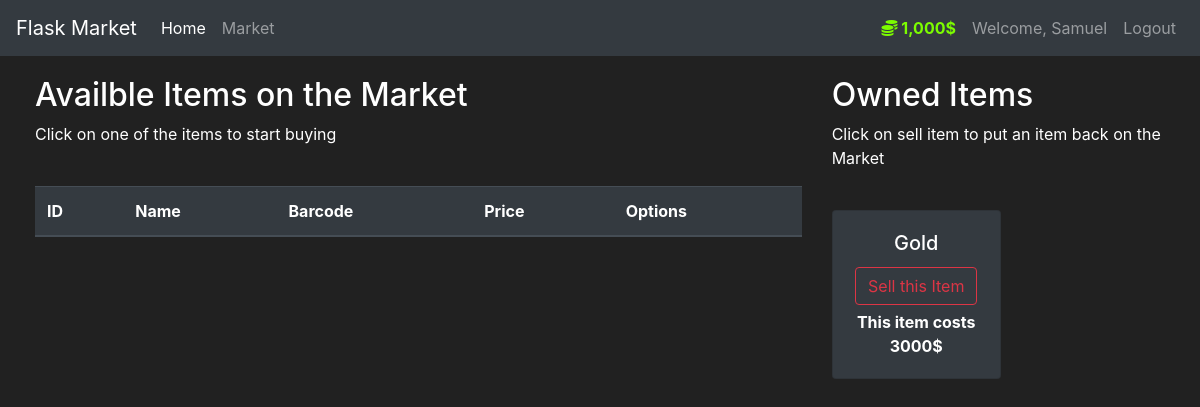
The page /market (signed in) on the database as committed earlier.
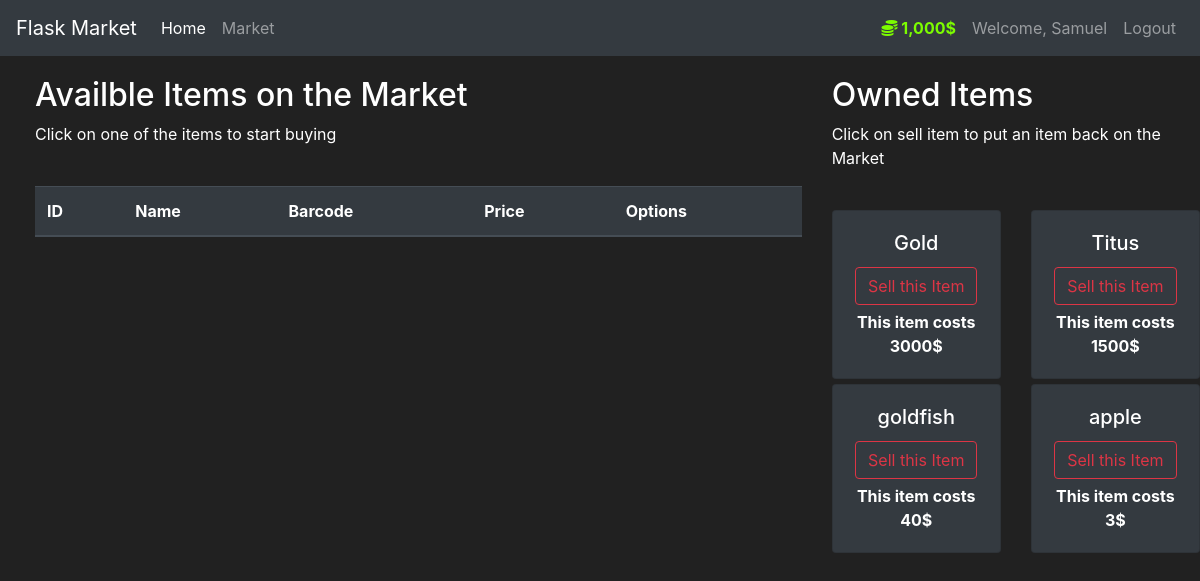
The same page on the database as committed later.
### app/models.py (models this page shows, shortened)
class User(UserMixin, db.Model):
    id: Mapped[int] = mapped_column(Integer, primary_key=True)
    username: Mapped[str] = mapped_column(
        String(length=30), nullable=False, unique=True)
    email_address: Mapped[str] = mapped_column(
        String(length=50), nullable=False, unique=True)
    password_hash: Mapped[str] = mapped_column(
        String(length=65), nullable=False)
    budget: Mapped[int] = mapped_column(Integer, nullable=False, default=1000)
    items = db.relationship('Item', backref="owned_user", lazy=True)
    @property
    def prettier_budget(self):
        return f"{self.budget:,.0f}$"
    @property
    def password(self):
        raise AttributeError("Password is not a readable Attribute")

class Item(db.Model):
    id: Mapped[int] = mapped_column(Integer, primary_key=True)
    name: Mapped[str] = mapped_column(
        String(length=30), nullable=False, unique=True)
    price: Mapped[int] = mapped_column(Integer, nullable=False)
    barcode: Mapped[str] = mapped_column(
        String(length=12), nullable=False, unique=True)
    description: Mapped[str] = mapped_column(
        String(length=1024), nullable=False, unique=True)
    owner = mapped_column(ForeignKey('user.id'), nullable=True)

### app/main/views.py (the view, shortened to what this page needs)
@bp.route('/market', methods=['GET', 'POST'])
@login_required
def market_route():
    purchase_form = PurchaseItemForm()
    sell_form = SellItemForm()
    if request.method == "GET":
        items = Item.query.filter_by(owner=None)
        user_items = Item.query.filter_by(owner=current_user.id)
        return render_template('market.html', items=items, purchase_form=purchase_form, sell_form=sell_form, user_items=user_items)

### app/models.py (called while the page is built)
@login_manager.user_loader
def load_user(user_id):
    return User.query.get(int(user_id))

### app/templates/market.html (shortened to what this page needs)
{% extends 'base.html' %} {% block title %} Market Page {% endblock %} {% block
content %}
<div class="row" style="margin-top: 20px; margin-left: 20px">
  <div class="col-8">
    <h2>Availble Items on the Market</h2>
    <p>Click on one of the items to start buying</p>
    <br />
    <table class="table table-hover table-dark">
      <thead>
        <tr>
          <th scope="col">ID</th>
          <th scope="col">Name</th>
          <th scope="col">Barcode</th>
          <th scope="col">Price</th>
          <th scope="col">Options</th>
        </tr>
      </thead>
    </table>
  </div>
  <div class="col-4">
    <h2>Owned Items</h2>
    <p>Click on sell item to put an item back on the Market</p>
    <br />
    <div class="row">
      {% for item in user_items %} {% include 'includes/user_items_modals.html'
      <div class="col-md-6">
        <div style="margin-bottom: 5px" class="card text-center bg-dark">
          <div class="card-body">
            <h5 class="card-title">{{ item.name }}</h5>
            <button
              type="button"
              class="btn btn-outline-danger"
              style="margin-bottom: 5px"
              data-toggle="modal"
              data-target="#Modal-SellingConfirm-{{ item.id }}"
            >
              Sell this Item
            </button>
            <p class="card-text">
              <strong> This item costs {{ item.price }}$ </strong>
            </p>
          </div>
        </div>
      </div>
      {% endfor %}
    </div>
  </div>
</div>
{% endblock %}

### app/templates/base.html (shortened to what this page needs)
<!doctype html>
    <html lang="en">
      <head>
        <link rel="stylesheet" href="https://cdn.jsdelivr.net/npm/bootstrap@4.5.3/dist/css/bootstrap.min.css">
        <link rel="stylesheet" href="https://cdnjs.cloudflare.com/ajax/libs/font-awesome/5.15.3/css/all.min.css" />
      </head>
      <body>
        <nav class="navbar navbar-expand-md navbar-dark bg-dark">
            <a class="navbar-brand" href="#">Flask Market</a>
            <div class="collapse navbar-collapse" id="navbarNav">
              <ul class="navbar-nav mr-auto">
                  <li class="nav-item active">
                      <a class="nav-link" href="{{ url_for('main.home_route' )}}">Home <span class="sr-only">(current)</span></a>
                  </li>
                  <li class="nav-item">
                      <a class="nav-link" href="{{ url_for('main.market_route') }}">Market</a>
                  </li>
              </ul>
              <ul class="navbar-nav">
                {% if current_user.is_authenticated %}
                  <li class="nav-item">
                    <a class="nav-link" style="color: lawngreen; font-weight: bold;">
                      <i class="fas fa-coins" ></i>
                      {{current_user.prettier_budget}}
                    </a>
                  </li>
                  <li class="nav-item">
                    <a class="nav-link">Welcome, {{current_user.username}}</a>
                  </li>
                  <li class="nav-item">
                    <a class="nav-link" href="{{ url_for('main.logout_route') }}">Logout</a>
                  </li>
                {% endif %}
              </ul>
            </div>
          </nav>
        {% block content %}
        {% endblock %}
      </body>
    </html>

### app/templates/base.html (style rules this page uses)
body { background-color: #212121; color: white }

Rows that differ between the two databases and show on the page:
added Item: name "Titus", price "1500"
added Item: name "goldfish", price "40"
added Item: name "apple", price "3"
